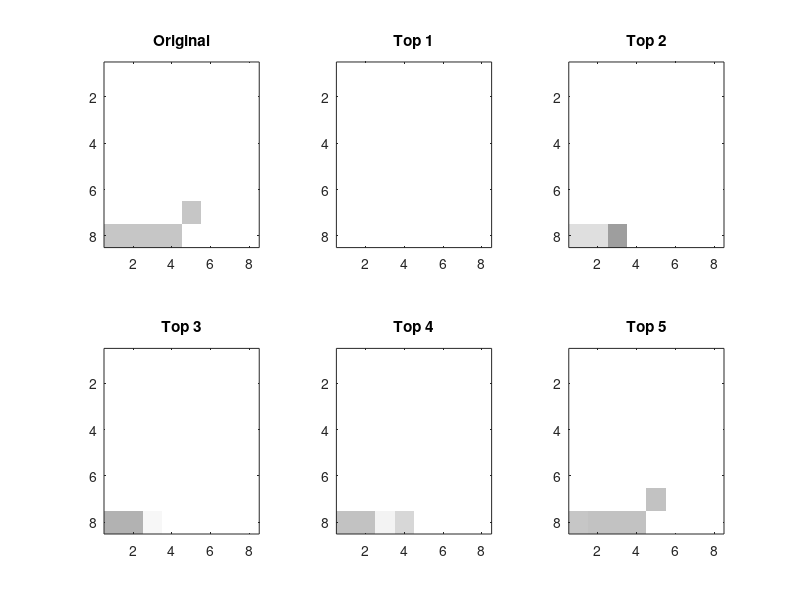

The MATLAB script that drew this image:

% using inbuilt functions

clear all;
G=[255 255 255 255 255 255 255 255;
   255 255 255 100 100 100 255 255;
   255 255 100 150 150 150 100 255;
   255 255 100 150 200 150 100 255;
   255 255 100 150 150 150 100 255;
   255 255 255 100 100 100 255 255;
   255 255 255 255 50 255 255 255;
   50 50 50 50 255 255 255 255;];

[U,S,V]=svd(G);
[U1,S1,V1]=svd(G.');
eig1=U(:,1)*S(1,1)*V(:,1)';
eig2=U(:,1:2)*S(1:2,1:2)*V(:,1:2)';
eig3=U(:,1:3)*S(1:3,1:3)*V(:,1:3)';
eig4=U(:,1:4)*S(1:4,1:4)*V(:,1:4)';
eig5=U(:,1:5)*S(1:5,1:5)*V(:,1:5)';
eig6=U(:,1:6)*S(1:6,1:6)*V(:,1:6)';

subplot(2,3,1);
image(G);
title("Original");
colormap(gray);

subplot(2,3,2);
image(eig1);
title("Top 1");
colormap(gray);

subplot(2,3,3);
image(eig2);
title("Top 2");
colormap(gray);

subplot(2,3,4);
image(eig3);
title("Top 3");
colormap(gray);

subplot(2,3,5);
image(eig4);
title("Top 4");
colormap(gray);

subplot(2,3,6);
image(eig5);
title("Top 5");
colormap(gray);

dist1=norm(G-eig1);
dist2=norm(G-eig2);
dist3=norm(G-eig3);
dist4=norm(G-eig4);
dist5=norm(G-eig5);
dist6=norm(G-eig6);
diffeigenrotate=norm(S-S1) % difference after rotating